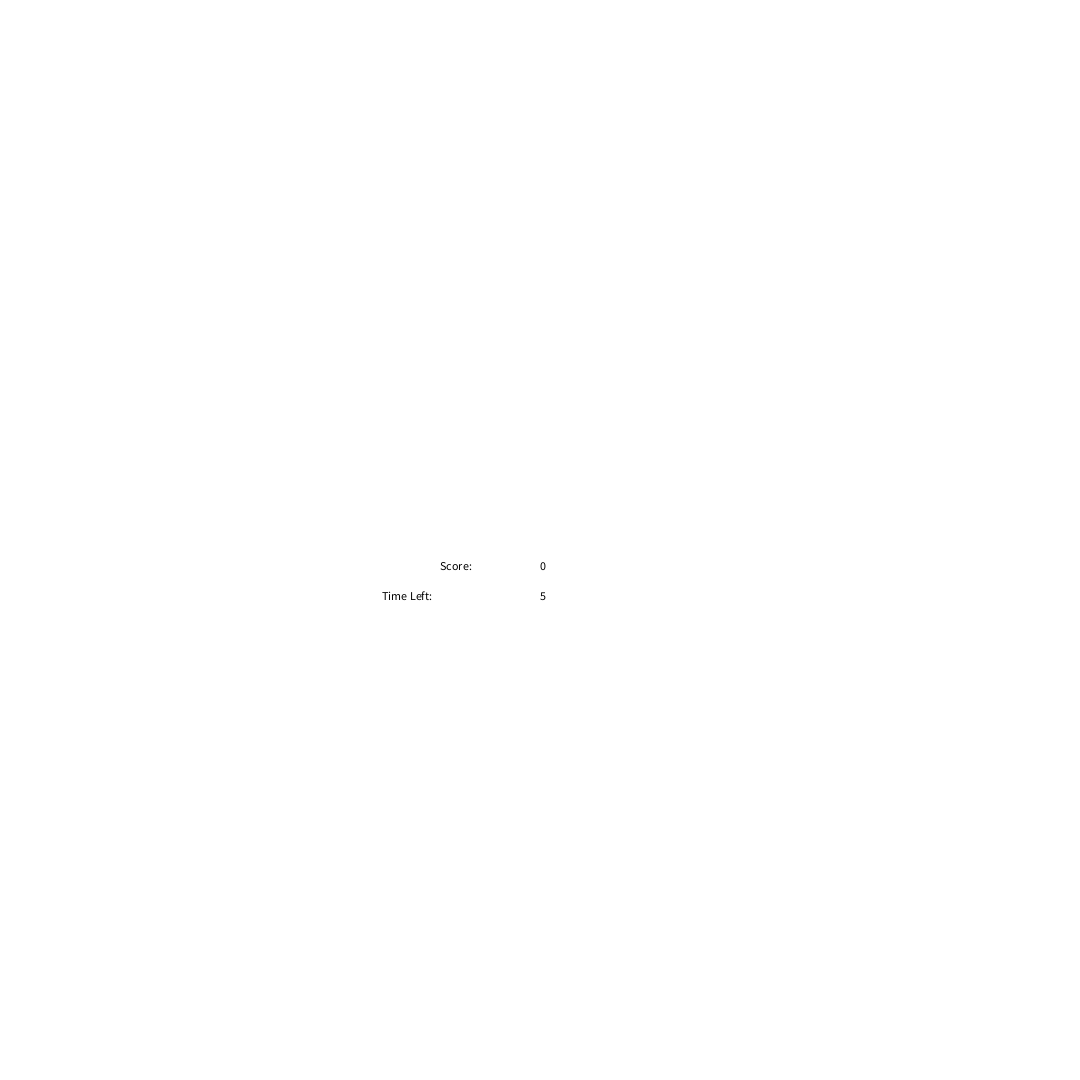
Frame 1 (no input)
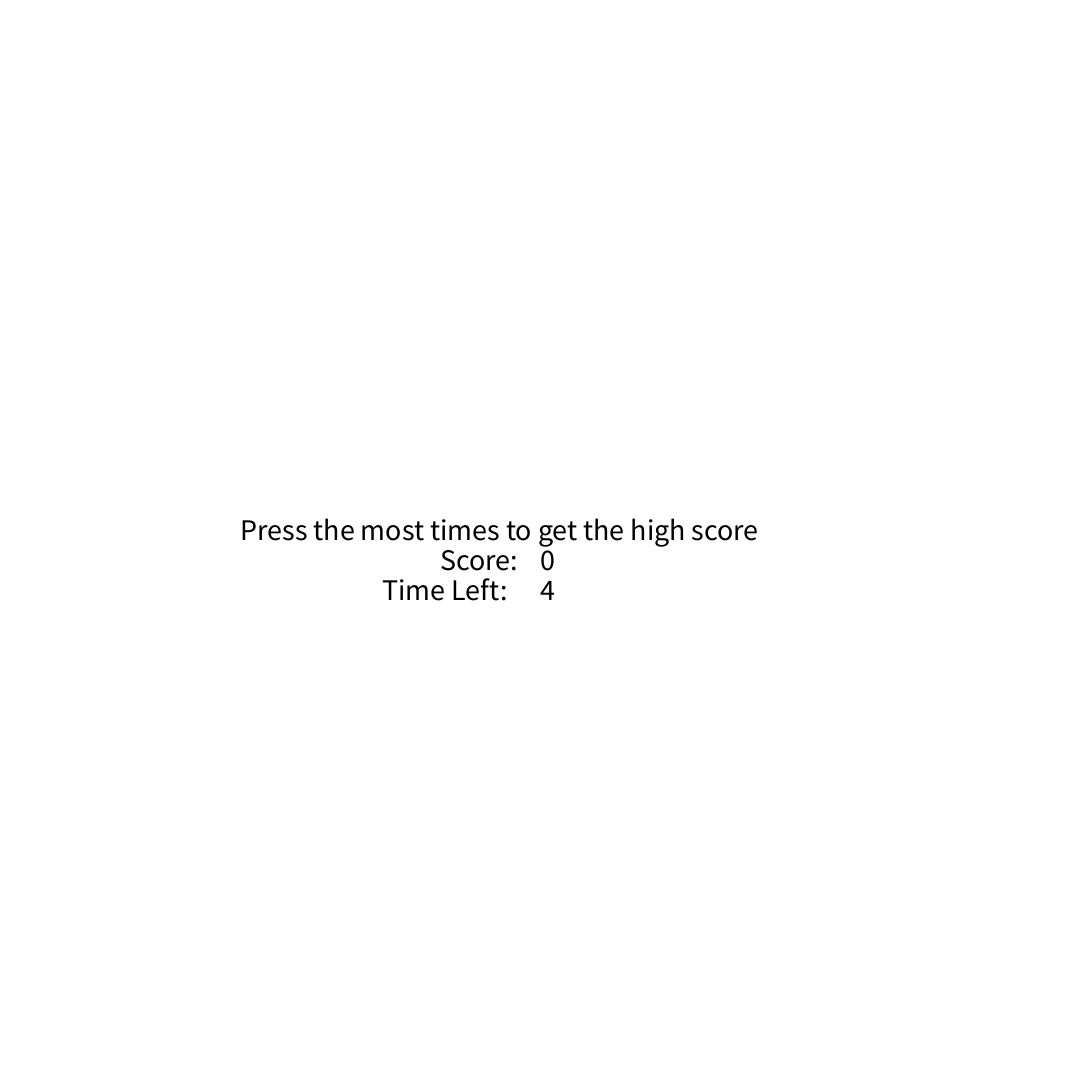
Frame 60 (the mouse pressed at the canvas centre just before this capture)
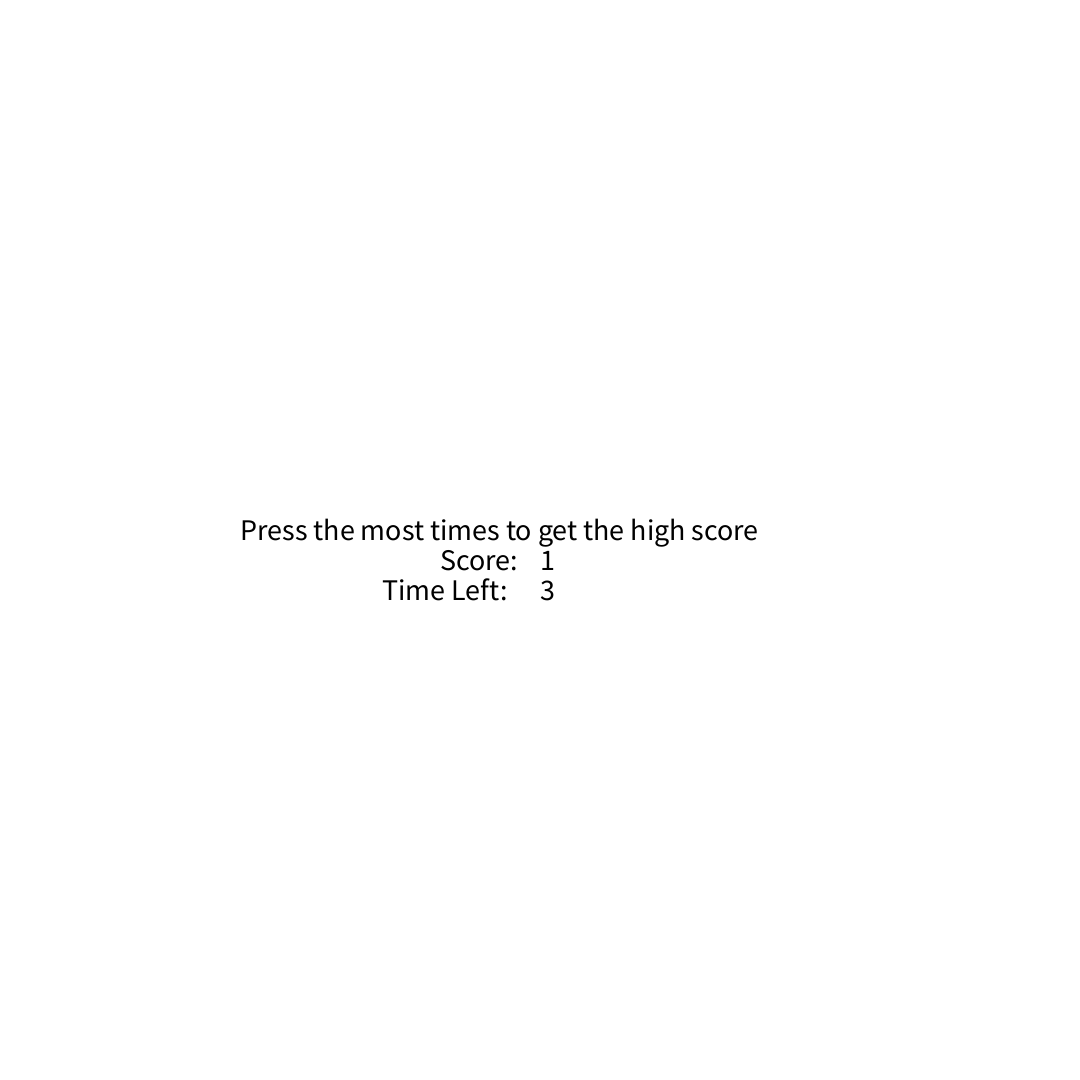
Frame 120 (the mouse held since frame 60 and released just before this capture)

The Processing sketch that drew these frames (run headless with seeded random() and noise(); from frame 60 on, the mouse is pressed at the canvas centre):

// Processing sketch: CurtisPak_InteractiveHW
// ── CurtisPak_InteractiveHW.pde
//Curtis Pak


PImage img;
boolean mousePressed = false;
boolean noTime = false;
int numberOfPresses;
int xPosition, yPosition;
int xSize, ySize;
int starting;
int duration = 5;
int time = 5;
int counter = 0;

void setup() {
  size(1080, 1080);
  starting = millis();
}

void draw() {
  background(255);
  text("Press the most times to get the high score", width/2-300, height/2);
  fill(0);
  text(numberOfPresses, width/2, height/2+30);
  text("Score:", width/2-100, height/2+30);
  text("Time Left:", width/2-158, height/2+60);
  fill(0);
  //xPosition = 0;
  //yPosition = 1030;
  //xSize = 50;
  //ySize = 50;
  //rect(xPosition, yPosition, xSize, ySize);
  //xSize = xSize + counter;
  if (time > 0){
    time = duration - (millis() - starting)/1000;
    text(time,width/2, height/2 + 60);
    textSize(30);
  }else if (time <= 0) {
    fill(0);
    rect(0,0,width, height);
    fill(255);
    text("GAME IS OVER, YOUR HIGH SCORE IS:" + numberOfPresses, width/2 - 250, height/2);
    
  }

}

void mousePressed(){
  if(mousePressed && time > 0);
    numberOfPresses++;
    counter ++;
}

     
  
 
